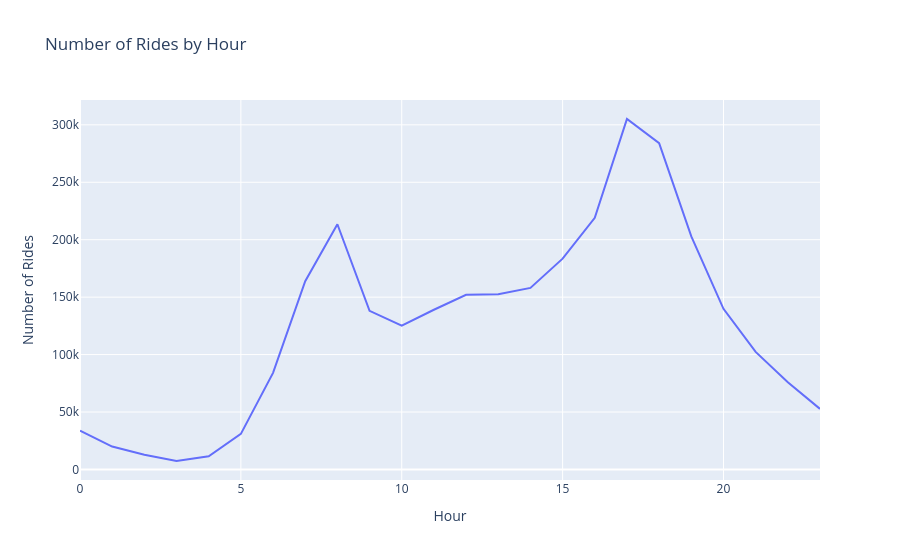

Here is the notebook cell this chart was saved with:
### Code cell
fig = px.line(
    hourly_rides,
    x="hour",
    y="number_of_rides",
    title="Number of Rides by Hour"
)

fig.update_layout(
    xaxis_title="Hour",
    yaxis_title="Number of Rides"
)

fig.show()

### Figure 1 — Plotly figure (JSON) as saved in the notebook; plotly's stock layout.template omitted (floating-point values rounded to 4 significant figures)
{"data": [{"hovertemplate": "hour=%{x}<br>number_of_rides=%{y}<extra></extra>", "legendgroup": "", "line": {"color": "#636efa", "dash": "solid"}, "marker": {"symbol": "circle"}, "mode": "lines", "name": "", "orientation": "v", "showlegend": false, "type": "scatter", "x": [0, 1, 2, 3, 4, 5, 6, 7, 8, 9, 10, 11, 12, 13, 14, 15, 16, 17, 18, 19, 20, 21, 22, 23], "xaxis": "x", "y": [33711, 19951, 12749, 7369, 11538, 30951, 84098, 163931, 213459, 138097, 125197, 139011, 151986, 152591, 158047, 183473, 218994, 305075, 283983, 202874, 139812, 102363, 75854, 52746], "yaxis": "y"}], "layout": {"legend": {"tracegroupgap": 0}, "title": {"text": "Number of Rides by Hour"}, "xaxis": {"anchor": "y", "domain": [0, 1], "title": {"text": "Hour"}}, "yaxis": {"anchor": "x", "domain": [0, 1], "title": {"text": "Number of Rides"}}}}
